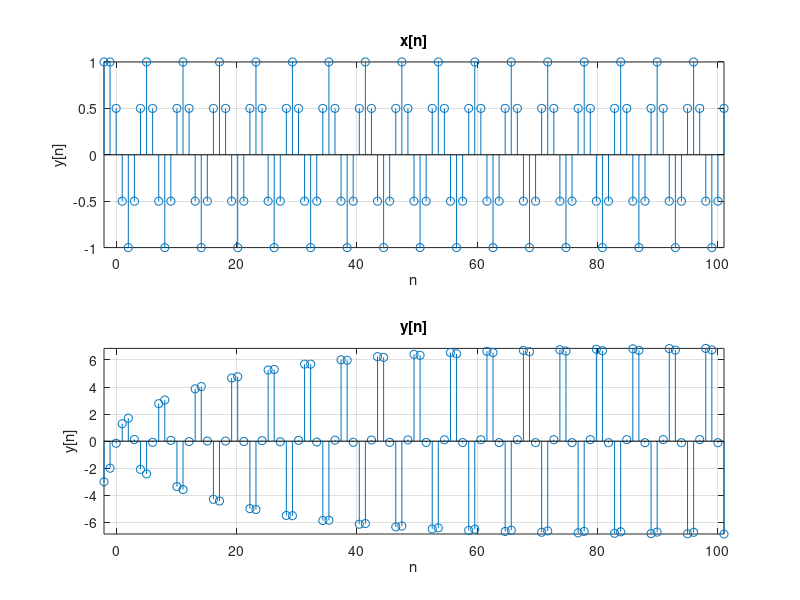

Reproduce this figure in MATLAB.
clc;
clear all;
close all;
%% 3
%mode=1為題目要求解法，mode=2為逐項代入
%%
%設定參數
mode=1;
N=101;
NN=linspace(-2,N,N+2);
y(1)=-3;
y(2)=-2;
x(1)=1;
x(2)=1;

switch mode

    case 1
        
        for i=1:N
            x(i+2)=cos(i*pi/3);
        end  
        
        b11=[1 1 1];
        b12=[1 -1/2];
        a11=[3 -0.95*3 0.9025*3];
        a12=[1 -1 1];     
        
        b21=[-1.47416 2.805];
        b22=[1 -1 1];
        a21= [1 -0.95 0.9025];
        a22=[1 -1 1];
        
        %%
        %以conv計算乘開後的各項數
        b1=conv(b11,b12);
        a1=conv(a11,a12);
        b2=conv(b21,b22);
       
        b=b1+b2;
        a=a1;
      %%
       %以filter函式計算y[n]
        imp = [1,zeros(1,100)];
        y= filter(b,a,imp);
        y=[-3 -2 y];
   %%
       %以residuez函式計算部分分式
       [r,p,k] = residuez(b,a);
    
 
    case 2      %逐項代入
        for i=1:N
            x(i+2)=cos(i*pi/3);
            y(i+2)=(1/3)*(x(i+2)+x(i+1)+x(i))+0.95*y(i+1)-0.9025*y(i); 
        end
end
%%
%繪圖
subplot(2,1,1)
stem(NN,x);
grid on
axis([-inf,inf,-inf,inf])
title('x[n]')
ylabel('y[n]')
xlabel('n')

subplot(2,1,2)
stem(NN,y);
grid on
axis([-inf,inf,-inf,inf])
title('y[n]')
ylabel('y[n]')
xlabel('n')